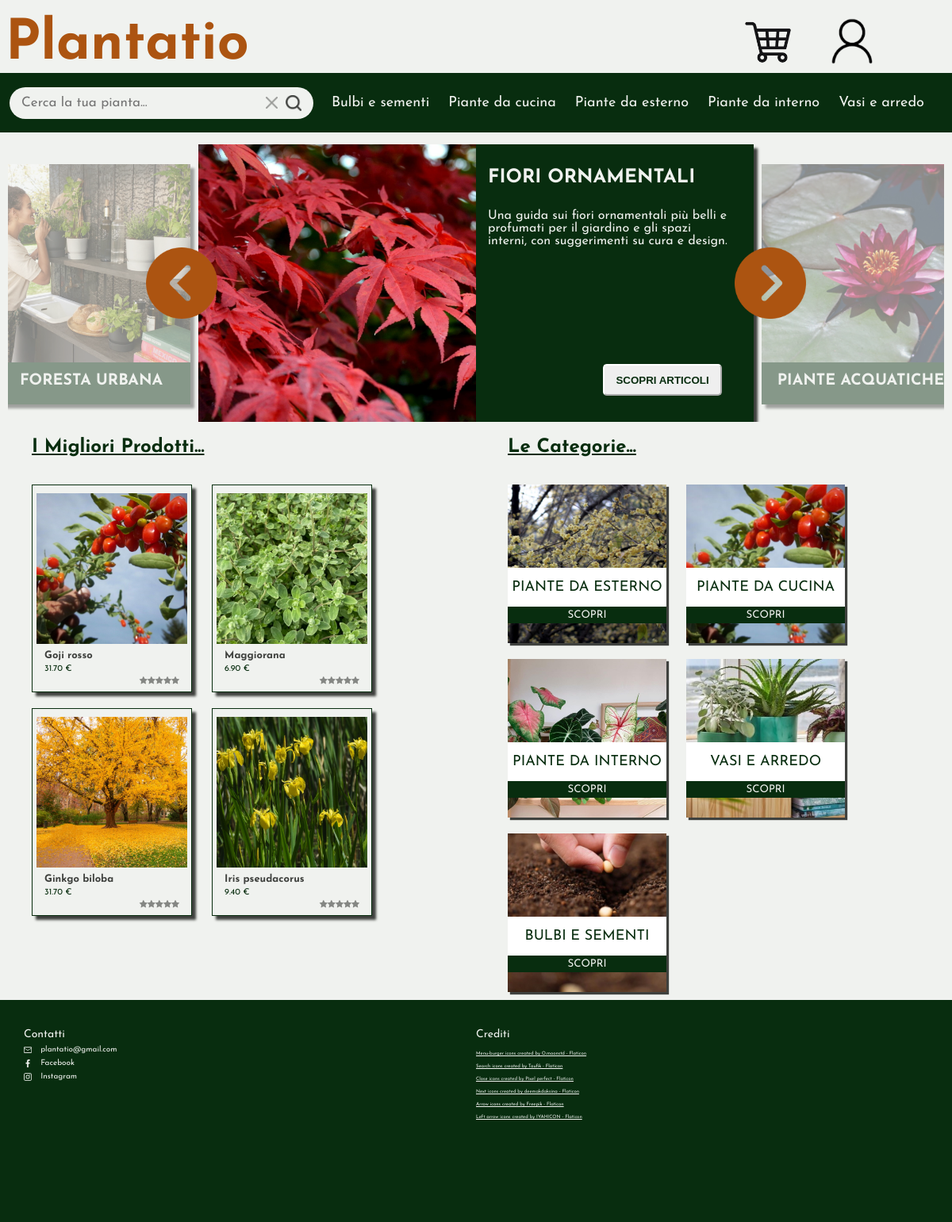
The page / on the database its author committed.
### tables this page shows
CREATE TABLE Gruppi (
    nomeGruppo VARCHAR(50) PRIMARY KEY,
    descrizioneGruppo TEXT
);

CREATE TABLE Prodotti (
    nome_prodotto VARCHAR(150) PRIMARY KEY,
    prezzo DECIMAL(10, 2) NOT NULL,
    id_sottocategoria VARCHAR(100) NOT NULL,
    stock INT NOT NULL,
    nome_volgare VARCHAR(50),  
    nome_scientifico VARCHAR(50),
    famiglia VARCHAR(50),
    genere VARCHAR(50),
    specie VARCHAR(50),
    dimensioni VARCHAR(30),  
    profumo VARCHAR(30),  
    tipologia_foglia VARCHAR(30),
    colore_foglia VARCHAR(30), 
    descrizione TEXT,
    voto INT NOT NULL
);

CREATE TABLE Categorie (
    nome_categoria VARCHAR(100) PRIMARY KEY,
    descrizione TEXT
);

### index.php (called while the page is built)
<?php
require_once 'bootstrap.php';
$templateParams["titolo"] = "Plantatio";
$templateParams["js"] = array("js/index.js", "js/nav.js", "js/header.js");
$templateParams["randomArticles"] = $dbh->getArticles(3);
$templateParams["mainContent"] = "main-index.php";
$templateParams["randomCategories"] = $dbh->getRandomCategories(5);
$templateParams["searchResults"]= $dbh->getBestProducts(4);
require 'template/base.php';
?>

### database/database.php (called while the page is built, shortened)
<?php
class DatabaseHelper
{
    private $db;
    public function __construct($servername, $username, $password, $dbname, $port)
    {
        $this->db = new mysqli($servername, $username, $password, $dbname, $port);
    }
    public function getSubCategoriesFromCategory($nomeCategoria)
    {
        $stmt = $this->db->prepare("SELECT nome_sottocategoria FROM SottoCategorie WHERE id_categoria = ?");
        $stmt->bind_param('s', $nomeCategoria);
        $stmt->execute();
        $result = $stmt->get_result();
        return $result->fetch_all(MYSQLI_ASSOC);
    }
    public function getCategories()
    {
        $stmt = $this->db->prepare("SELECT nome_categoria FROM Categorie");
        $stmt->execute();
        $result = $stmt->get_result();
        $categories = $result->fetch_all(MYSQLI_ASSOC);
        foreach ($categories as &$category) {
            $category["sottocategorie"] = array();
            $category["sottocategorie"] = $this->getSubCategoriesFromCategory($category["nome_categoria"]);
        }
        return $categories;
    }
    public function getRandomCategories($n)
    {
        $stmt = $this->db->prepare("SELECT * FROM Categorie ORDER BY RAND() LIMIT ? ");
        $stmt->bind_param('i', $n);
        $stmt->execute();
        $result = $stmt->get_result();
        return $result->fetch_all(MYSQLI_ASSOC);
    }
    public function getArticles($n)
    {
        $stmt = $this->db->prepare("SELECT * FROM Gruppi ORDER BY RAND() LIMIT ?");
        $stmt->bind_param('i', $n);
        $stmt->execute();
        $result = $stmt->get_result();
        return $result->fetch_all(MYSQLI_ASSOC);
    }
    public function getBestProducts($n)
    {
        $stmt = $this->db->prepare("SELECT * FROM prodotti ORDER BY voto LIMIT ?");
        $stmt->bind_param('i', $n);
        $stmt->execute();
        $result = $stmt->get_result();
        return $result->fetch_all(MYSQLI_ASSOC);
    }
}

### bootstrap.php (called while the page is built, shortened)
<?php
require_once("utils/functions.php");
require_once("database/database.php");
$dbh = new DatabaseHelper("localhost", "root", "", "plantatio", 3306);
$templateParams["categorie"] = $dbh->getCategories();
?>

### utils/functions.php (the view, shortened to what this page needs)
<?php
function replaceSpacesWithHyphens($string)
{
    $temp = $string;
    $newString = str_replace(' ', '-', $temp);
    return $newString;
}
function createArticle($groupInfo)
{
    $article = "
    <article>
        <img src='upload/gruppi/" . $groupInfo["nomeGruppo"] . ".jpg' alt='Immagine dell'articolo'/>
        <section class='article-body'>
            <h2>" . $groupInfo["nomeGruppo"] . "</h2>
            <p>" . $groupInfo["descrizioneGruppo"] . "</p>
            <section class='button-sec'>
                <input type='button' value='SCOPRI ARTICOLI' onclick=\"window.location.href='./search.php?gruppoSelezionato=" . urlencode($groupInfo['nomeGruppo']) . "'\"/>
            </section>
        </section>
    </article>";
    return $article;
}
function generateProductBox($productInfo)
{
    $productName = htmlspecialchars($productInfo['nome_prodotto']);
    $productPrice = htmlspecialchars($productInfo['prezzo']);
    $productRating = intval($productInfo['voto']);
    $stars = '';
    for ($i = 1; $i <= $productRating; $i++) {
        $stars .= '<span class="fa fa-star checked"></span>';
    }
    for ($i = $productRating + 1; $i <= 5; $i++) {
        $stars .= '<span class="fa fa-star"></span>';
    }
    $productBox = "
        <li>
            <a href=\"product.php?id=" . urlencode($productName) . "\">
                <img src=\"upload/prodotti/" . $productName . ".jpg\" class='product-image' alt='product image' />
                <h2>" . $productName . "</h2>
                <p>" . $productPrice . " €</p>
                <p>" . $stars . "</p>
            </a>
        </li>
    ";
    return $productBox;
}
function generateCAtegoryBox($categoryInfo)
{
    $categoryBox = "
        <li>
            <img src=\"upload/categorie/" . $categoryInfo["nome_categoria"] . ".jpg\" alt='" . $categoryInfo['nome_categoria'] . " image' />
            <section>
                <form action='search.php' method='GET'>
                    <input type='text' name='categoriaSelezionata' value='" . $categoryInfo["nome_categoria"] . "' readonly />
                    <input type='submit' value='SCOPRI' />
                </form>
            </section>
        </li>
    ";
    return $categoryBox;
}
function isUserLoggedIn()
{
    return !empty($_SESSION['email']);
}
?>

### template/base.php (shortened to what this page needs)
<!DOCTYPE html>
<html lang="it">
<head>
    <link rel="stylesheet" href="https://cdnjs.cloudflare.com/ajax/libs/font-awesome/4.7.0/css/font-awesome.min.css" />
        <link rel="stylesheet" type="text/css" href="./css/style.css" />
</head>
<body>
    <header>
        <a href="./index.php"><h1>Plantatio</h1>
        </a><ul>
            <li class="user_icon">
                <a href="<?php if(isUserLoggedIn()){echo '#';} else{ echo './login.php';} ?>" onclick="open_submenu()"><img class="user_icon" src=".\img\User-Icon.png" alt="user-icon"/><img
                </a>
            </li>
            <li>
                <a href="<?php if(isUserLoggedIn()){echo './cart.php';} else{ echo './login.php';} ?>"><img src=".\img\Cart-Icon.png" alt="cart-icon" /></a>
            </li>
        </ul>
    </header>
    <nav class="main-nav closed-nav">
        <form action="search.php" method="GET">
            <section class="search-text">
                <input type="text" id="fastSearch" name="fastSearch" placeholder="Cerca la tua pianta..." oninput="showSuggestions()" value="<?php if(isset($templateParams["searchedWord"])){echo($templateParams["searchedWord"]);}?>"/>
            </section>
            <img class="searchbar-icon cancel-button" src="upload/cancel-icon.png" alt="Reset search button"
                onclick="resetText('fastsearch')" />
            <input class="searchbar-icon search-button" type="image" src="upload/search-icon.png" alt="Submit search">
        </form>
        <ul class="categories">
            <?php foreach ($templateParams["categorie"] as $categoria): ?>
                <li>
                    <button class="category-button" onclick='openSubcategories("<?php echo replaceSpacesWithHyphens($categoria["nome_categoria"]); ?>")' type="button"><?php echo $categoria["nome_categoria"]; ?>
                    </button>
                </li>
            <?php endforeach; ?>
        </ul>
    </nav>
    <?php
    if (isset($templateParams["mainContent"])) {
        require($templateParams["mainContent"]);
    }
    ?>
    <footer>
        <section class="contacts">
            <p>Contatti</p>
            <ul>
                <li>
                    <img src="./upload/email.png" alt="email icon">
                    <span>plantatio@gmail.com</span>
                </li>
                <li>
                    <img src="./upload/facebook.png" alt="facebook icon">
                    <span>Facebook</span>
                </li>
                <li>
                    <img src="./upload/instagram.png" alt="instagram icon">
                    <span>Instagram</span>
                </li>
            </ul>
        </section>
        <section class="credits">
            <p>Crediti</p>
            <ul>
                <li>
                    <a href="https://www.flaticon.com/free-icons/menu-burger" title="menu-burger icons">Menu-burger icons created by
                        O.moonstd - Flaticon</a>
                </li>
                <li>
                    <a href="https://www.flaticon.com/free-icons/search" title="search icons">Search icons created by Taufik -
                        Flaticon</a>
                </li>
                <li>
                    <a href="https://www.flaticon.com/free-icons/close" title="close icons">Close icons created by Pixel perfect -
                        Flaticon</a>
                </li>
                <li>
                    <a href="https://www.flaticon.com/free-icons/next" title="next icons">Next icons created by deemakdaksina -
                        Flaticon</a>
                </li>
                <li>
                    <a href="https://www.flaticon.com/free-icons/arrow" title="arrow icons">Arrow icons created by Freepik - Flaticon</a>
                </li>
                <li>
                    <a href="https://www.flaticon.com/free-icons/left-arrow" title="left arrow icons">Left arrow icons created by IYAHICON - Flaticon</a>
                </li>
            </ul>
        </section>
    </footer>
</body>
</html>

### template/main-index.php
<main>
    <section class="main-articles">
        <img src="./upload/left-arrow-icon.png" class="left-arrow-icon arrow-icon" onclick="focusLeftArticle()"
            alt="Arrow pointing left" />
        <img src="./upload/right-arrow-icon.png" class="right-arrow-icon arrow-icon" onclick="focusRightArticle()"
            alt="Arrow pointing right" />
        <ul>
            <li class="hidden left">
                <?php echo createArticle($templateParams["randomArticles"][0]) ?>
            </li>
            <li class="focused-article">
                <?php echo createArticle($templateParams["randomArticles"][1]) ?>
            </li>
            <li class="hidden right">
                <?php echo createArticle($templateParams["randomArticles"][2]) ?>
            </li>
        </ul>
    </section>
    <section class="best-products">
        <h2>I migliori prodotti...</h2>
        <ul class="search-results-list">
            <?php foreach ($templateParams["searchResults"] as $result) {
                echo generateProductBox($result);
            } ?>
        </ul>
    </section>
    <section class="main-categories-blocks">
        <h2>Le categorie...</h2>
        <ul>
            <?php foreach ($templateParams["randomCategories"] as $category) {
                echo generateCAtegoryBox($category);
            } ?>
        </ul>
    </section>
    <main>

### rows shown on the page
gruppi: nomeGruppo (picture), nomeGruppo "FORESTA URBANA"
gruppi: nomeGruppo (picture), nomeGruppo "FIORI ORNAMENTALI", descrizioneGruppo "Una guida sui fiori ornamentali più belli e profumati per il giardino e gli spazi interni, con suggerimenti su cura e design."
gruppi: nomeGruppo (picture), nomeGruppo "PIANTE ACQUATICHE"
prodotti: nome_prodotto (picture), nome_prodotto "Goji rosso", prezzo "31.70", voto 0 (drawn)
prodotti: nome_prodotto (picture), nome_prodotto "Maggiorana", prezzo "6.90", voto 0 (drawn)
prodotti: nome_prodotto (picture), nome_prodotto "Ginkgo biloba", prezzo "31.70", voto 0 (drawn)
prodotti: nome_prodotto (picture), nome_prodotto "Iris pseudacorus", prezzo "9.40", voto 0 (drawn)
categorie: nome_categoria (picture), categoriaSelezionata "Piante da esterno"
categorie: nome_categoria (picture), categoriaSelezionata "Piante da cucina"
categorie: nome_categoria (picture), categoriaSelezionata "Piante da interno"
categorie: nome_categoria (picture), categoriaSelezionata "Vasi e arredo"
categorie: nome_categoria (picture), categoriaSelezionata "Bulbi e sementi"

### other values the page prints
$categoria["nome_categoria"] "Bulbi e sementi"
$categoria["nome_categoria"] "Piante da cucina"
$categoria["nome_categoria"] "Piante da esterno"
$categoria["nome_categoria"] "Piante da interno"
$categoria["nome_categoria"] "Vasi e arredo"
